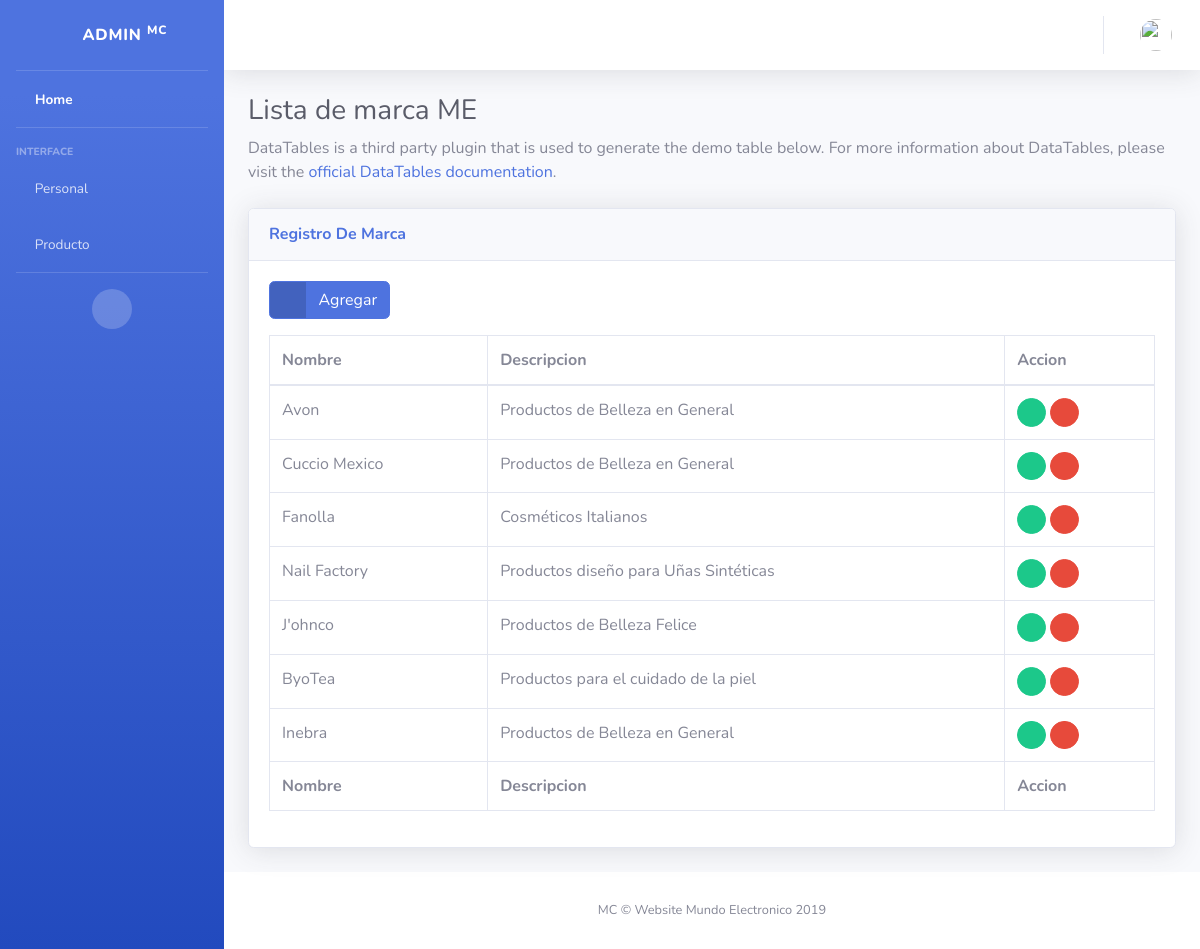
/product/brandList, run on the app's committed database.
### apps/product/models.py (models this page shows, shortened)
class Brand(models.Model):
    name = models.CharField(max_length=100, null=True)
    description = models.CharField(max_length=100, null=True)
    class Meta:
        verbose_name = 'Brand'
        verbose_name_plural = 'Brand'

### apps/product/views.py (the view)
# urls.py: path('brandList', BrandList.as_view(), name='brand_list'),
class BrandList(ListView):
    model = Brand
    template_name = 'product/brand/brand_list.html'
    context_object_name = 'brand_list'
    queryset = Brand.objects.all()

### templates/product/brand/brand_list.html (shortened to what this page needs)
{% extends 'home/home.html' %}
{% block pageContent %}
    <div class="container-fluid">
        <h1 class="h3 mb-2 text-gray-800">Lista de marca ME</h1>
        <p class="mb-4">DataTables is a third party plugin that is used to generate the demo table below. For more
            information about DataTables, please visit the <a target="_blank" href="https://datatables.net">official
                DataTables documentation</a>.</p>
    </div>
    {% block brand %}
        {% if brand_list %}
            <div class="container-fluid">
                <div class="card shadow mb-4">
                    <div class="card-header py-3">
                        <h6 class="m-0 font-weight-bold text-primary">Registro De Marca</h6>
                    </div>
                    <div class="card-body">
                        <a href="{% url 'product:brand_new' %}" class="btn btn-primary btn-icon-split mb-3">
                        <span class="icon text-white-50">
                            <i class="fas fa-plus"></i>
                        </span>
                            <span class="text">Agregar</span>
                        </a>
                        <div class="table-responsive">
                            <table class="table table-bordered table-hover" id="dataTable" width="100%" cellspacing="0">
                                <thead>
                                <tr>
                                    <th>Nombre</th>
                                    <th>Descripcion</th>
                                    <th>Accion</th>
                                </tr>
                                </thead>
                                <tfoot>
                                <tr>
                                    <th>Nombre</th>
                                    <th>Descripcion</th>
                                    <th>Accion</th>
                                </tr>
                                </tfoot>
                                <tbody>
                                {% for brand in brand_list %}
                                    <tr>
                                        <td>{{ brand.name }}</td>
                                        <td>{{ brand.description }}</td>
                                        <td>
                                            <a href="{% url 'product:brand_update' brand.id %}"
                                               class="btn btn-success btn-circle btn-sm">
                                                <i class="fas fa-edit"></i>
                                            </a>
                                            <a href="{% url 'product:brand_delete' brand.id %}"
                                               class="btn btn-danger btn-circle btn-sm">
                                                <i class="fas fa-trash"></i>
                                            </a>
                                        </td>
                                    </tr>
                                {% endfor %}
                                </tbody>
                            </table>
                        </div>
                    </div>
                </div>
            </div>
        {% endif %}
    {% endblock %}
{% endblock %}

### data on the page
Brand: name "Avon", description "Productos de Belleza en General"
Brand: name "Cuccio Mexico", description "Productos de Belleza en General"
Brand: name "Fanolla", description "Cosméticos Italianos"
Brand: name "Nail Factory", description "Productos diseño para Uñas Sintéticas"
Brand: name "J'ohnco", description "Productos de Belleza Felice"
Brand: name "ByoTea", description "Productos para el cuidado de la piel"
Brand: name "Inebra", description "Productos de Belleza en General"
